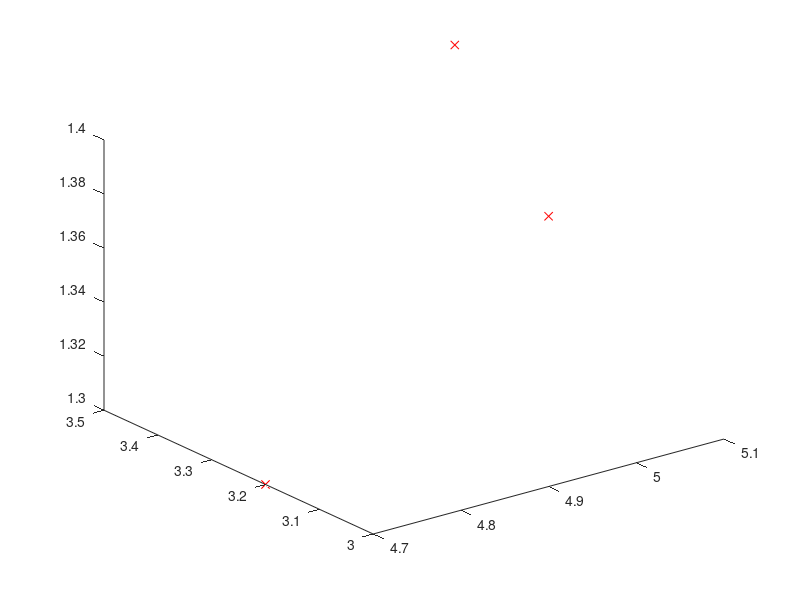
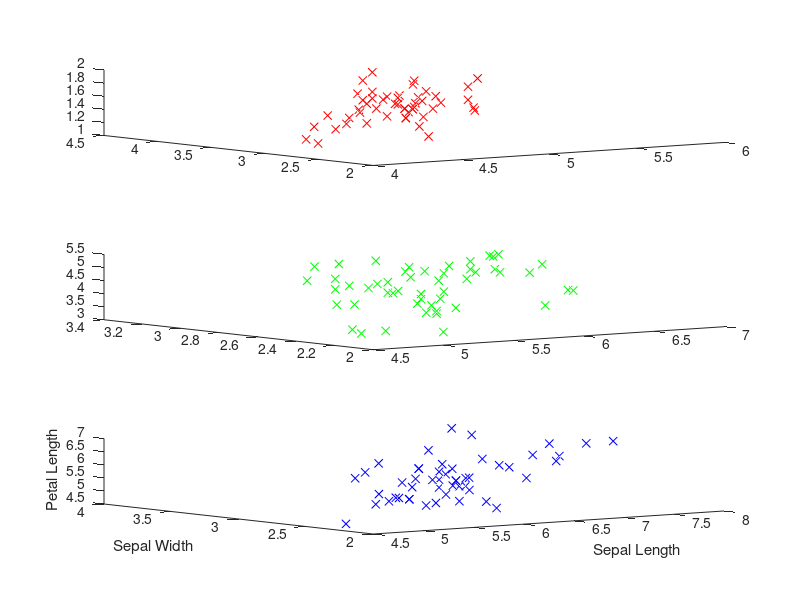

Here is the MATLAB script that generated these plots, in order:
close all;
load fisheriris;

% Question 1.
% Part A.
X = meas
Y = species

% Part B.
Y{1}
classes = unique(Y)

% Part C.
figure, plot3(X(1:3, 1), X(1:3, 2), X(1:3, 3), 'rx');

% Part D.
figure,
subplot(3, 1, 1), plot3(X(strcmp(species, 'setosa'), 1), X(strcmp(species, 'setosa'), 2), X(strcmp(species, 'setosa'), 3), 'rx');
subplot(3, 1, 2), plot3(X(strcmp(species, 'versicolor'), 1), X(strcmp(species, 'versicolor'), 2), X(strcmp(species, 'versicolor'), 3), 'gx');
subplot(3, 1, 3), plot3(X(strcmp(species, 'virginica'), 1), X(strcmp(species, 'virginica'), 2), X(strcmp(species, 'virginica'), 3), 'bx');
xlabel('Sepal Length');
ylabel('Sepal Width');
zlabel('Petal Length');

% Question 2.
% Standardize, calculates the mean of each axis and centers, and rest are 
% based on standard deviation.

% Part A.
model = fitcknn(X, Y, 'NumNeighbors', 5, 'Standardize', 1);

% Part B.
avg_flower = [mean(X(:, 1)), mean(X(:, 2)), mean(X(:, 3)), mean(X(:, 4))];
predict(model, avg_flower); % versicolor.

% Part C.
valid_ind = 5:5:length(Y);
train_ind = setdiff(1:length(Y), valid_ind);
model_subset = fitcknn(X(train_ind, :), Y(train_ind), 'NumNeighbors', 5, 'Standardize', 1);

errors = 0;
for i = 1:length(valid_ind)
    prediction = predict(model_subset, X(valid_ind(i), :));
    actual = Y(valid_ind(i));
    if strcmp(prediction, actual) == 0
        errors = errors + 1;
    end
end
